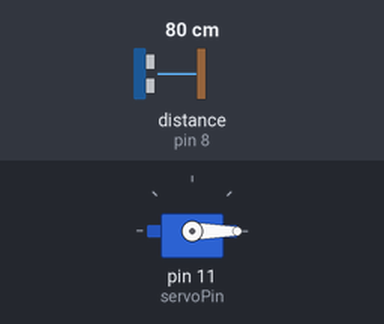
Bench run of a sketch on a simulated Arduino Uno, built with avr-gcc and run on an emulated ATmega328P. Shown: servo. Wiring (inferred from the names in the program): ultrasonic range finder: trigger pin 7; echo pin 8. The test bench sets the inputs (shaded band); at power-on: distance to the obstacle (sensor on pin 8) 80 cm. The echo pulse lasts 58.3 µs per cm; what the sketch prints to the serial monitor is not drawn.

Above: at 1.2 s.
1.3 s: distance to the obstacle (sensor on pin 8) set to 12 cm
3.4 s: distance to the obstacle (sensor on pin 8) set to 9 cm
At 3.8 s:
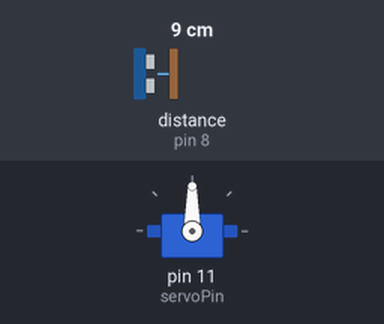
Timing chart, 0 to 6.4 s (numbered marks = the images above; inputs shaded):
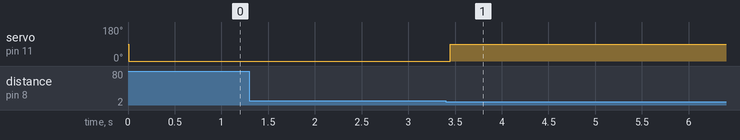

Measured:
- the behaviour switches between 11 and 10 cm on distance to the obstacle (sensor on pin 8) (found by bisection; images 0 and 1)
- after the input at 1.3 s, every drawn part: stays the same
- after the input at 3.4 s, servo on pin 11 (servoPin): 0° → 90° after 0.05 s

The sketch:

enshu7-2-1.ino
```cpp
#include <Servo.h>

Servo servo; //Servo クラスのインスタンス servo を生成
const int trig = 7; //Trig ピンに接続する Arduino のピン番号
const int echo = 8; //Echo ピンに接続する Arduino のピン番号
const int servoPin = 11; //サーボモータの信号線に接続する Arduino のピン番号
unsigned long interval; //Echo のパルス幅(μs)
int distance; //距離(cm)

void setup() {
  Serial.begin(9600); //シリアル通信を 9600bps で初期化
  pinMode(trig, OUTPUT); //trig を出力ポートに設定
  pinMode(echo, INPUT); //echo を入力ポートに設定
  servo.attach(servoPin); //制御の対象を servoPin に割り当て
}

void loop() {
  digitalWrite(trig, HIGH); //10μs のパルスを超音波センサの Trig ピンに出力
  delayMicroseconds(10);
  digitalWrite(trig, LOW);
  interval = pulseIn(echo, HIGH, 5767); //Echo 信号が HIGH である時間(μs)を計測
  distance = 340 * interval / 10000 / 2; //距離(cm)に変換
  if (0 < distance && distance < 10) {
    servo.write(90); //距離が 10cm 未満ならば、サーボモータを 90 度に回転
    } else {
    servo.write(0); //距離が 10cm 以上ならば、サーボモータを 0 度に回転
  }
  if (0 < distance && distance < 50) {
    Serial.write(distance); //距離 50cm 未満ならシリアルポートへ送信(Processing へ送信)
    } else {
    Serial.write(50);
    //距離 50cm 以上なら 50 をシリアルポートへ送信
  }
  delay(60);
   //Trig を再度 HIGH にするまでに 60ms 以上の間隔をあける(HC-SR04 の仕様)
   //この処理をしない場合、動作が不安定になる
}
```
